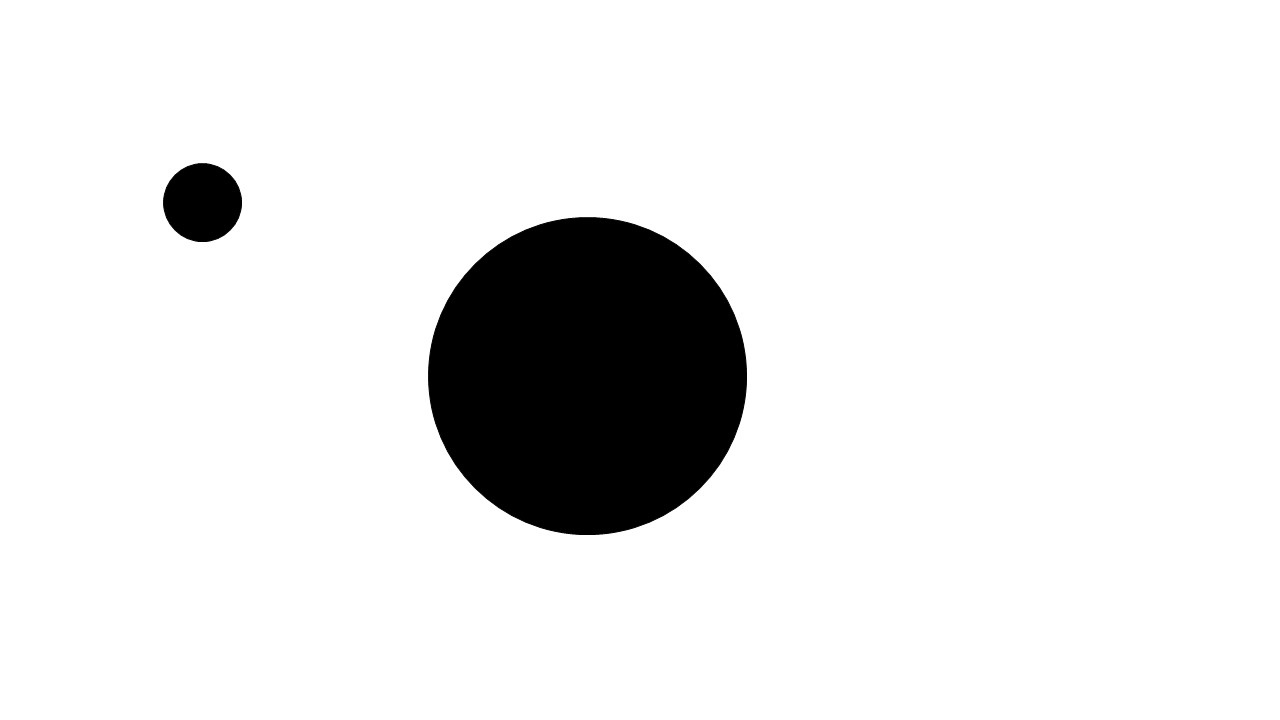
#> input picture circles.png, 1280 x 720 px
$ python dia_msmt_mk.py
#> lines starting #> are read from the running program, lines starting #| are printed output that depends on the picture; after the words box and inside, x2 and y2 are one past the last pixel; in counts of white or black regions, pixels touching at a corner belong together
# -*- coding: utf-8 -*-
"""
Created on Fri Sep 15 09:39:43 2017

@author: mkeranen

Diameter measurement work - need to optimize binarize, segment out main diameter
Currently finds largest contour in range and drops fits a circle in.
"""

# import the necessary packages
from scipy.spatial import distance as dist
from imutils import perspective
from imutils import contours
import numpy as np
import argparse
import imutils
import cv2

def midpoint(ptA, ptB):
	return ((ptA[0] + ptB[0]) * 0.5, (ptA[1] + ptB[1]) * 0.5)

# load the image to process
image = cv2.imread('circles.png')
#> image is the input picture: shape (720, 1280, 3); min 0, max 255, mean 231.6

#Resize img to fit computer screen better
image = cv2.resize(image, (int(image.shape[1]/4), int(image.shape[0]/4)))
#> image: shape (180, 320, 3)

#Process image --> grayscale --> binarize --> Gaussian Blur
gray = cv2.cvtColor(image, cv2.COLOR_BGR2GRAY)
binarized = cv2.threshold(gray, 127, 255, cv2.THRESH_BINARY)
grayblur = cv2.GaussianBlur(binarized[1], (7, 7), 0)

# [13 lines of commented-out code are left out]


edgedCanny2 = cv2.Canny(grayblur, 50, 100)
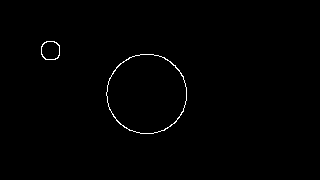
#> edgedCanny2: shape (180, 320); 0.61% white in thin lines or dots, all inside (x1, y1, x2, y2) = (41, 41, 187, 134)

edgedDilate = cv2.dilate(edgedCanny2, None, iterations=1)
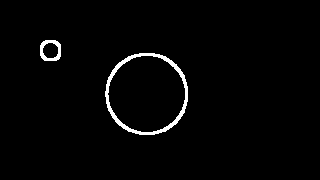
#> edgedDilate: shape (180, 320); 2% white; 2 white regions, box (x1, y1, x2, y2) and area: (105, 53, 188, 135) 914, (40, 40, 61, 61) 216
edgedErode = cv2.erode(edgedDilate, None, iterations=1)
img = edgedCanny2.copy()
#Show image operations
#cv2.imshow("Canny Edge Detection - blur", edgedCanny2)
#cv2.waitKey(0)


#Convert latest image back to color to allow colored contour lines
img = cv2.cvtColor(img, cv2.COLOR_GRAY2BGR)

#Find contours on grayscale image
cnts = cv2.findContours(edgedCanny2.copy(), cv2.RETR_EXTERNAL, cv2.CHAIN_APPROX_NONE)
#> cnts = 2 contours; box (x1, y1, x2, y2) and area: (106, 54, 187, 134) 4992, (41, 41, 60, 60) 290
cnts = cnts[1]
#> cnts = [[1, -1, -1, -1], [-1, 0, -1, -1]]
newCnts = []
circleList = []

#Process contours by arc length and circle size
for c in cnts:
#> (the run stopped early here; a loop or call above may not have finished)
